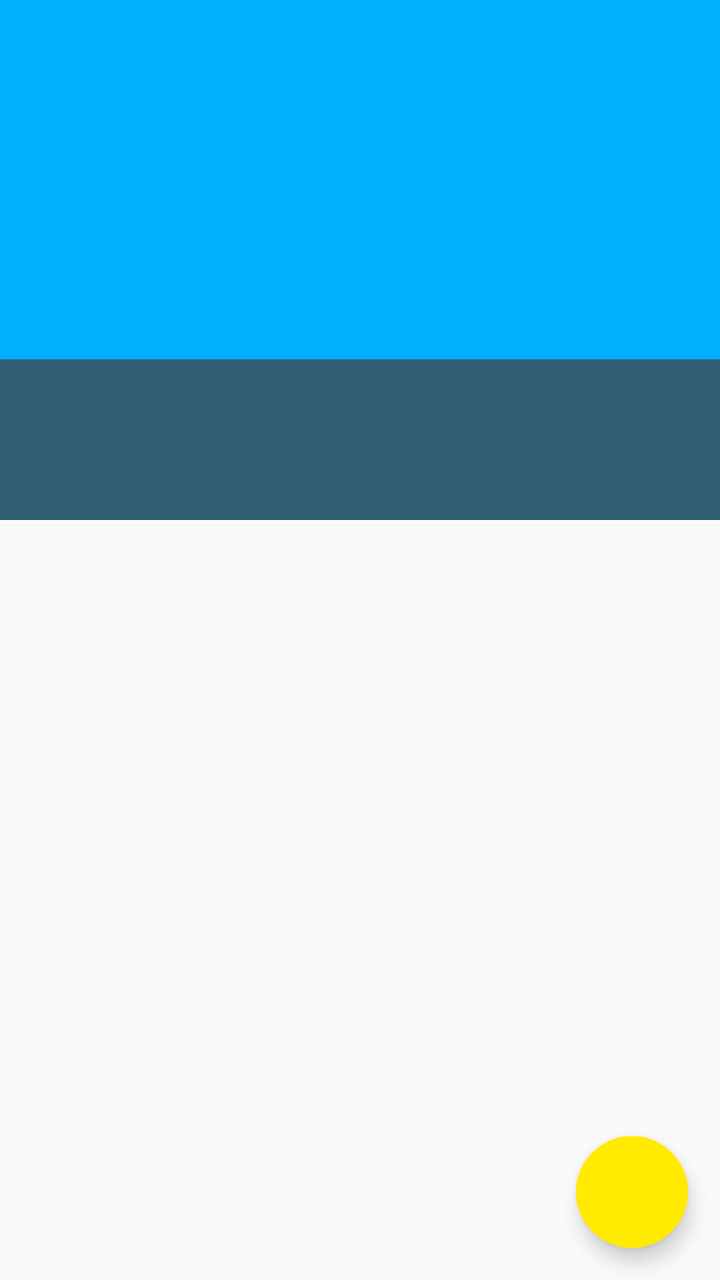
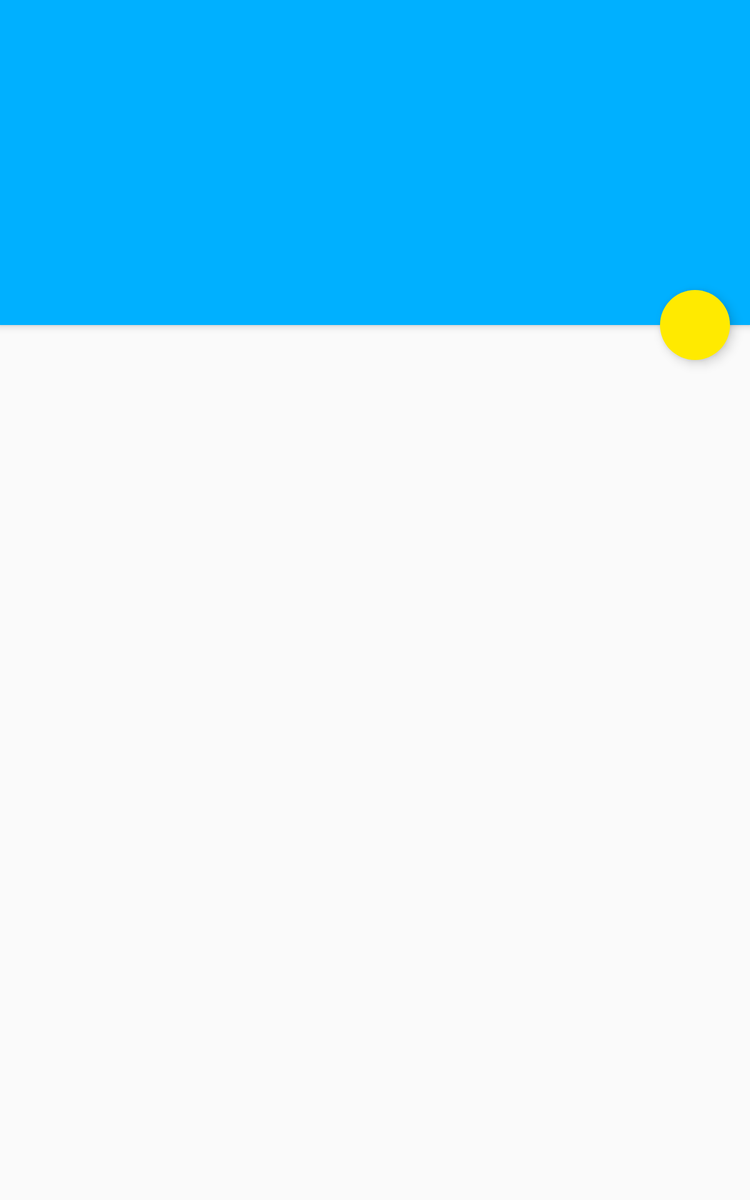

An Android layout and its configuration variant, each rendered on a device that would load it. The default file and the variant file are quoted in full after the pictures.
<!-- AndroidManifest.xml: activity theme AppTheme.Details -->
<!-- res/layout/activity_article_detail.xml -->
<?xml version="1.0" encoding="utf-8"?>
<android.support.design.widget.CoordinatorLayout xmlns:android="http://schemas.android.com/apk/res/android"
    xmlns:app="http://schemas.android.com/apk/res-auto"
    xmlns:tools="http://schemas.android.com/tools"
    android:layout_width="match_parent"
    android:layout_height="match_parent"
    android:fitsSystemWindows="true">

    <android.support.design.widget.AppBarLayout
        android:id="@+id/details_app_bar"
        android:layout_width="match_parent"
        android:layout_height="@dimen/appbar_layout_height"
        android:elevation="@dimen/elevation_appbar"
        android:fitsSystemWindows="true"
        android:theme="@style/ThemeOverlay.AppCompat.Dark.ActionBar"
        tools:targetApi="lollipop">

        <android.support.design.widget.CollapsingToolbarLayout
            android:id="@+id/details_toolbar_collapsing"
            android:layout_width="match_parent"
            android:layout_height="match_parent"
            android:fitsSystemWindows="true"
            android:minHeight="@dimen/toolbar_height_collapsed"
            app:contentScrim="?attr/colorPrimary"
            app:expandedTitleMarginBottom="@dimen/toolbar_expanded_title_margin_bottom"
            app:expandedTitleMarginEnd="@dimen/keyline_margin_content"
            app:expandedTitleMarginStart="@dimen/keyline_margin_screen_edge"
            app:expandedTitleTextAppearance="?android:attr/textAppearanceLarge"
            app:layout_scrollFlags="scroll|enterAlways|enterAlwaysCollapsed">

            <FrameLayout
                android:layout_width="match_parent"
                android:layout_height="match_parent"
                android:fitsSystemWindows="true">

                <ImageView
                    android:id="@+id/photo"
                    android:layout_width="match_parent"
                    android:layout_height="match_parent"
                    android:fitsSystemWindows="true"
                    android:scaleType="centerCrop"
                    app:layout_collapseMode="parallax"
                    tools:ignore="ContentDescription" />

                <LinearLayout
                    android:id="@+id/meta_bar"
                    android:layout_width="match_parent"
                    android:layout_height="wrap_content"
                    android:layout_gravity="bottom"
                    android:background="@color/material_gray_transparent"
                    android:gravity="bottom"
                    android:orientation="vertical">

                    <TextView
                        android:id="@+id/article_title"
                        style="?android:attr/textAppearanceLarge"
                        android:layout_width="match_parent"
                        android:layout_height="wrap_content"
                        android:fontFamily="sans-serif"
                        android:paddingEnd="@dimen/keyline_margin_screen_edge"
                        android:paddingStart="@dimen/keyline_margin_screen_edge"
                        android:paddingTop="@dimen/keyline_margin_horizontal" />

                    <TextView
                        android:id="@+id/article_subtitle"
                        style="?android:attr/textAppearanceSmall"
                        android:layout_width="match_parent"
                        android:layout_height="wrap_content"
                        android:fontFamily="sans-serif"
                        android:paddingBottom="@dimen/keyline_margin_horizontal"
                        android:paddingEnd="@dimen/keyline_margin_screen_edge"
                        android:paddingStart="@dimen/keyline_margin_screen_edge" />

                </LinearLayout>
            </FrameLayout>

            <android.support.v7.widget.Toolbar
                android:id="@+id/details_toolbar"
                android:layout_width="match_parent"
                android:layout_height="@dimen/toolbar_height_collapsed"
                app:layout_collapseMode="pin" />

        </android.support.design.widget.CollapsingToolbarLayout>
    </android.support.design.widget.AppBarLayout>

    <android.support.v4.widget.NestedScrollView
        android:id="@+id/nested_scroll_view"
        android:layout_width="@dimen/max_layout_width"
        android:layout_height="match_parent"
        android:layout_gravity="center_horizontal|top"
        app:layout_behavior="@string/appbar_scrolling_view_behavior">

        <android.support.v7.widget.CardView
            android:id="@+id/card_view"
            android:layout_width="match_parent"
            android:layout_height="wrap_content"
            android:layout_margin="@dimen/card_padding_from_edge_of_screen_to_card">

            <TextView
                android:id="@+id/article_body"
                style="?android:attr/textAppearanceMedium"
                android:layout_width="match_parent"
                android:layout_height="wrap_content"
                android:layout_marginBottom="@dimen/card_top_and_bottom_padding"
                android:layout_marginEnd="@dimen/card_left_and_right_padding"
                android:layout_marginStart="@dimen/card_left_and_right_padding"
                android:layout_marginTop="@dimen/card_top_and_bottom_padding" />

        </android.support.v7.widget.CardView>
    </android.support.v4.widget.NestedScrollView>

    <android.support.design.widget.FloatingActionButton
        android:id="@+id/share_fab"
        android:layout_width="56dp"
        android:layout_height="56dp"
        android:layout_gravity="bottom|end"
        android:layout_margin="@dimen/fab_margin"
        android:clickable="true"
        android:contentDescription="@string/action_share"
        android:elevation="@dimen/elevation_fab_resting"
        android:stateListAnimator="@animator/lift_on_touch"
        android:src="@drawable/ic_share_white_24dp"
        app:borderWidth="0dp"
        app:fabSize="normal"
        app:rippleColor="#FF6200EA"
        tools:targetApi="lollipop" />

</android.support.design.widget.CoordinatorLayout>
<!-- resources referenced by this layout -->
<resources>
  <color name="material_gray_transparent">#BE424242</color>
  <dimen name="appbar_layout_height">260dp</dimen>
  <dimen name="card_left_and_right_padding">16dp</dimen>
  <dimen name="card_padding_from_edge_of_screen_to_card">4dp</dimen>
  <dimen name="card_top_and_bottom_padding">16dp</dimen>
  <dimen name="elevation_appbar">4dp</dimen>
  <dimen name="elevation_fab_resting">6dp</dimen>
  <dimen name="fab_margin">16dp</dimen>
  <dimen name="keyline_margin_content">72dp</dimen>
  <dimen name="keyline_margin_horizontal">16dp</dimen>
  <dimen name="keyline_margin_screen_edge">16dp</dimen>
  <dimen name="max_layout_width">@dimen/custom_match_parent</dimen>
  <dimen name="toolbar_expanded_title_margin_bottom">40dp</dimen>
  <dimen name="toolbar_height_collapsed">56dp</dimen>
  <string name="action_share">Share</string>
  <!-- from res/values-v21/ -->
  <style name="AppTheme.Details" parent="AppTheme.Main">
          <item name="android:windowDrawsSystemBarBackgrounds">true</item>
          <item name="android:statusBarColor">@android:color/transparent</item>
          <item name="android:windowEnterTransition">
              @transition/details_window_enter_transition
          </item>
          <item name="android:windowReturnTransition">
              @transition/details_window_return_transition
          </item>
      </style>
  <!-- from res/values-v21/ -->
  <style name="AppTheme.Main" parent="AppTheme">
          <item name="android:windowContentTransitions">true</item>
      </style>
  <!-- from res/values-v21/ -->
  <style name="AppTheme" parent="Theme.AppCompat.Light.NoActionBar">
          <item name="colorPrimary">@color/colorPrimary</item>
          <item name="colorPrimaryDark">@color/colorPrimaryDark</item>
          <item name="colorAccent">@color/colorAccent</item>
      </style>
  <color name="colorPrimary">#FF00B0FF</color>
  <color name="colorPrimaryDark">#FF0277BD</color>
  <color name="colorAccent">#FFFFEA00</color>
</resources>
<!-- res/layout-sw600dp/activity_article_detail.xml (the repository's variant of the layout above) -->
<!-- drawn on a 7-inch tablet held upright -->
<?xml version="1.0" encoding="utf-8"?>
<android.support.design.widget.CoordinatorLayout xmlns:android="http://schemas.android.com/apk/res/android"
    xmlns:app="http://schemas.android.com/apk/res-auto"
    xmlns:tools="http://schemas.android.com/tools"
    android:layout_width="match_parent"
    android:layout_height="match_parent"
    android:fitsSystemWindows="true">

    <android.support.design.widget.AppBarLayout
        android:id="@+id/details_app_bar"
        android:layout_width="match_parent"
        android:layout_height="@dimen/appbar_layout_height"
        android:elevation="@dimen/elevation_appbar"
        android:fitsSystemWindows="true"
        android:theme="@style/ThemeOverlay.AppCompat.Dark.ActionBar"
        tools:targetApi="lollipop">

        <android.support.design.widget.CollapsingToolbarLayout
            android:id="@+id/details_toolbar_collapsing"
            android:layout_width="match_parent"
            android:layout_height="match_parent"
            android:fitsSystemWindows="true"
            app:contentScrim="?attr/colorPrimary"
            app:expandedTitleMarginBottom="@dimen/toolbar_expanded_title_margin_bottom"
            app:expandedTitleMarginEnd="@dimen/keyline_margin_content"
            app:expandedTitleMarginStart="@dimen/keyline_margin_screen_edge"
            app:expandedTitleTextAppearance="?android:attr/textAppearanceLarge"
            app:layout_scrollFlags="scroll|enterAlways">

            <ImageView
                android:id="@+id/photo"
                android:layout_width="match_parent"
                android:layout_height="match_parent"
                android:fitsSystemWindows="true"
                android:scaleType="centerCrop"
                app:layout_collapseMode="parallax"
                tools:ignore="ContentDescription" />

            <android.support.v7.widget.Toolbar
                android:id="@+id/details_toolbar"
                android:layout_width="match_parent"
                android:layout_height="?attr/actionBarSize"
                app:layout_collapseMode="pin" />

        </android.support.design.widget.CollapsingToolbarLayout>
    </android.support.design.widget.AppBarLayout>

    <android.support.v4.widget.NestedScrollView
        android:id="@+id/nested_scroll_view"
        android:layout_width="@dimen/max_layout_width"
        android:layout_height="match_parent"
        android:layout_gravity="center_horizontal"
        android:layout_marginTop="@dimen/nested_view_negative_margin"
        android:elevation="@dimen/elevation_card_picked_up"
        app:layout_behavior="@string/appbar_scrolling_view_behavior"
        tools:targetApi="lollipop">

        <android.support.v7.widget.CardView
            android:id="@+id/card_view"
            android:layout_width="match_parent"
            android:layout_height="wrap_content"
            android:layout_margin="@dimen/card_padding_from_edge_of_screen_to_card">

            <LinearLayout
                android:layout_width="match_parent"
                android:layout_height="wrap_content"
                android:orientation="vertical">

                <TextView
                    android:id="@+id/article_title"
                    style="?android:attr/textAppearanceLarge"
                    android:layout_width="match_parent"
                    android:layout_height="wrap_content"
                    android:background="@color/material_gray_800"
                    android:fontFamily="sans-serif"
                    android:paddingEnd="@dimen/card_left_and_right_padding"
                    android:paddingStart="@dimen/card_left_and_right_padding"
                    android:paddingTop="@dimen/card_top_and_bottom_padding"
                    android:textColor="@android:color/white" />

                <TextView
                    android:id="@+id/article_subtitle"
                    style="?android:attr/textAppearanceSmall"
                    android:layout_width="match_parent"
                    android:layout_height="wrap_content"
                    android:background="@color/material_gray_800"
                    android:fontFamily="sans-serif"
                    android:paddingBottom="@dimen/card_top_and_bottom_padding"
                    android:paddingEnd="@dimen/card_left_and_right_padding"
                    android:paddingStart="@dimen/card_left_and_right_padding"
                    android:textColor="@android:color/white" />

                <TextView
                    android:id="@+id/article_body"
                    style="?android:attr/textAppearanceMedium"
                    android:layout_width="match_parent"
                    android:layout_height="wrap_content"
                    android:layout_marginBottom="@dimen/card_top_and_bottom_padding"
                    android:layout_marginEnd="@dimen/card_left_and_right_padding"
                    android:layout_marginStart="@dimen/card_left_and_right_padding"
                    android:layout_marginTop="@dimen/card_top_and_bottom_padding"
                    android:fontFamily="sans-serif" />

            </LinearLayout>

        </android.support.v7.widget.CardView>

    </android.support.v4.widget.NestedScrollView>

    <android.support.design.widget.FloatingActionButton
        android:id="@+id/share_fab"
        android:layout_width="56dp"
        android:layout_height="56dp"
        android:layout_margin="@dimen/fab_margin"
        android:clickable="true"
        android:contentDescription="@string/action_share"
        android:elevation="@dimen/elevation_fab_resting"
        android:src="@drawable/ic_share_white_24dp"
        android:stateListAnimator="@animator/lift_on_touch"
        app:borderWidth="0dp"
        app:fabSize="normal"
        app:layout_anchor="@+id/details_app_bar"
        app:layout_anchorGravity="bottom|end"
        app:rippleColor="#FF6200EA"
        tools:targetApi="lollipop" />

</android.support.design.widget.CoordinatorLayout>
<!-- resources referenced by the variant -->
<!-- as a 7-inch tablet held upright resolves them -->
<resources>
  <color name="material_gray_800">#FF18FFFF</color>
  <dimen name="appbar_layout_height">260dp</dimen>
  <dimen name="card_left_and_right_padding">16dp</dimen>
  <dimen name="card_padding_from_edge_of_screen_to_card">4dp</dimen>
  <dimen name="card_top_and_bottom_padding">16dp</dimen>
  <dimen name="elevation_appbar">4dp</dimen>
  <dimen name="elevation_card_picked_up">8dp</dimen>
  <dimen name="elevation_fab_resting">6dp</dimen>
  <dimen name="fab_margin">16dp</dimen>
  <dimen name="keyline_margin_content">72dp</dimen>
  <dimen name="keyline_margin_screen_edge">16dp</dimen>
  <dimen name="max_layout_width">@dimen/custom_match_parent</dimen>
  <dimen name="nested_view_negative_margin">-150dp</dimen>
  <dimen name="toolbar_expanded_title_margin_bottom">40dp</dimen>
  <string name="action_share">Share</string>
  <!-- from res/values-v21/ -->
  <style name="AppTheme.Details" parent="AppTheme.Main">
          <item name="android:windowDrawsSystemBarBackgrounds">true</item>
          <item name="android:statusBarColor">@android:color/transparent</item>
          <item name="android:windowEnterTransition">
              @transition/details_window_enter_transition
          </item>
          <item name="android:windowReturnTransition">
              @transition/details_window_return_transition
          </item>
      </style>
  <!-- from res/values-v21/ -->
  <style name="AppTheme.Main" parent="AppTheme">
          <item name="android:windowContentTransitions">true</item>
      </style>
  <!-- from res/values-v21/ -->
  <style name="AppTheme" parent="Theme.AppCompat.Light.NoActionBar">
          <item name="colorPrimary">@color/colorPrimary</item>
          <item name="colorPrimaryDark">@color/colorPrimaryDark</item>
          <item name="colorAccent">@color/colorAccent</item>
      </style>
  <color name="colorPrimary">#FF00B0FF</color>
  <color name="colorPrimaryDark">#FF0277BD</color>
  <color name="colorAccent">#FFFFEA00</color>
</resources>
